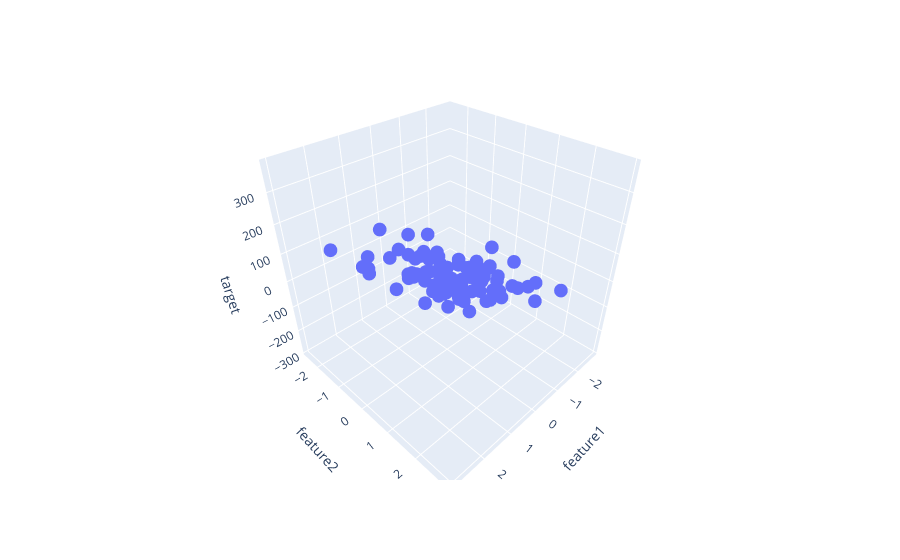

Notebook source saved alongside this figure:
### Markdown cell above
Plot the data.

### Code cell
fig = px.scatter_3d(df, x='feature1', y='feature2', z='target')
fig.show()
